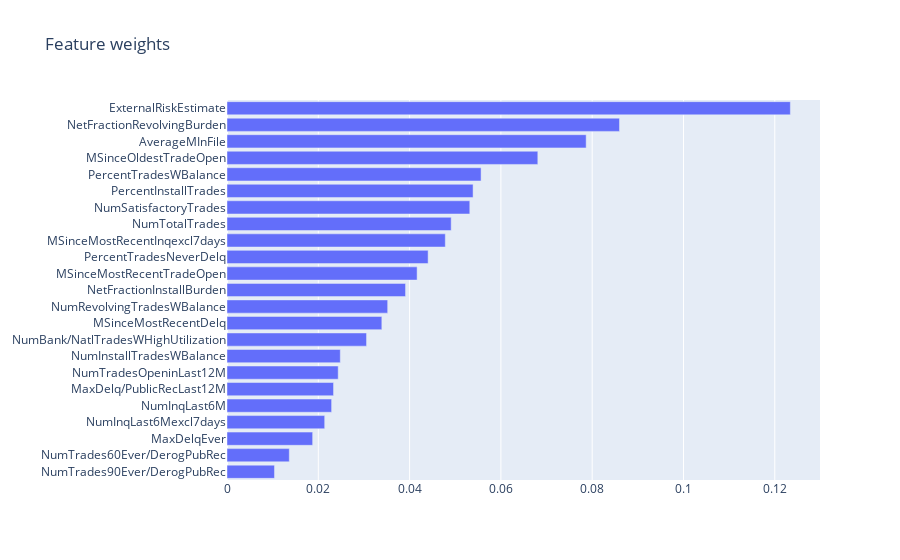

The notebook cell saved with this chart:
### Code cell
c = y_importance
import matplotlib.pyplot as plt
features = pd.read_csv('F:\\study\\visual analytics\\4. Explaining HELOC\\data\\heloc_dataset_v1.csv')
features_1= features.drop(labelDimension, axis = 1)
x_importances=list(features_1)
index_1 = [1]
new = pd.DataFrame(data=c,columns=index_1,index=x_importances)
# c = y_importance
new.sort_values(by=index_1,axis=0,ascending=True,inplace=True)
# new

x_importance=new.index.values
y = np.sort(y_importance)
# print(x_importance)
# print(y)
# print(-np.sort(-c))

# y_importances=y_importance
# print(y_importances)
# print(y_importance)
# y_pos = np.arange(len(x_importance))
# # print(x_importances)
# # print(y_importance)
# # 横向柱状图
# plt.barh(y_pos, y, align='center')
# plt.yticks(y_pos, x_importance)
# plt.xlabel('Importances')
# plt.xlim(0,0.15)
# plt.title('Features Importances')
# plt.show()

import plotly.graph_objects as go

fig = go.Figure(
        data=[go.Bar(
            x=y,
            y=x_importance,
            orientation='h')],
        layout=go.Layout(
        title=go.layout.Title(text="Feature weights")
    )
        )

fig.show()

### Figure 1 — Plotly figure (JSON) as saved in the notebook; plotly's stock layout.template omitted (floating-point values rounded to 4 significant figures)
{"data": [{"orientation": "h", "type": "bar", "x": [0.0104, 0.01365, 0.01876, 0.0214, 0.02292, 0.02334, 0.02436, 0.02482, 0.03057, 0.03392, 0.0352, 0.03911, 0.04165, 0.04406, 0.04783, 0.04911, 0.05319, 0.05391, 0.05566, 0.06809, 0.07868, 0.08598, 0.1234], "y": ["NumTrades90Ever/DerogPubRec", "NumTrades60Ever/DerogPubRec", "MaxDelqEver", "NumInqLast6Mexcl7days", "NumInqLast6M", "MaxDelq/PublicRecLast12M", "NumTradesOpeninLast12M", "NumInstallTradesWBalance", "NumBank/NatlTradesWHighUtilization", "MSinceMostRecentDelq", "NumRevolvingTradesWBalance", "NetFractionInstallBurden", "MSinceMostRecentTradeOpen", "PercentTradesNeverDelq", "MSinceMostRecentInqexcl7days", "NumTotalTrades", "NumSatisfactoryTrades", "PercentInstallTrades", "PercentTradesWBalance", "MSinceOldestTradeOpen", "AverageMInFile", "NetFractionRevolvingBurden", "ExternalRiskEstimate"]}], "layout": {"title": {"text": "Feature weights"}}}
